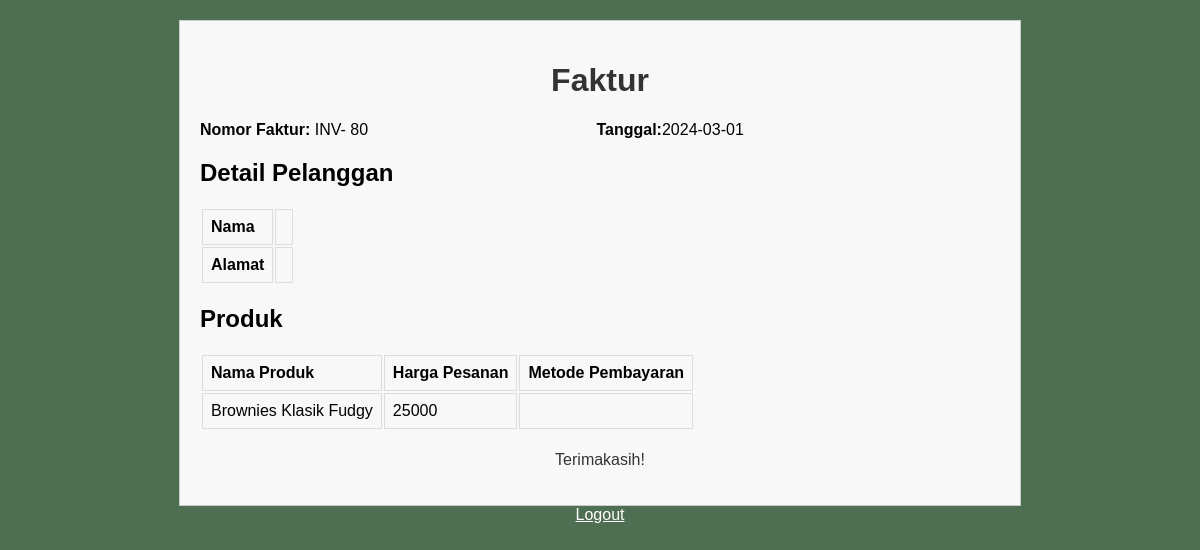
The page /ClientSide/invoice.php?Id_pesanan=80 on the database its author committed.
### tables this page shows
CREATE TABLE `pesanan` (
  `Id_pesanan` int(11) NOT NULL,
  `Id_pelanggan` int(11) NOT NULL,
  `Id_produk` int(11) NOT NULL,
  `Alamat_pesanan` text NOT NULL,
  `Total_pesanan` int(11) NOT NULL,
  `Tgl_pesanan` date NOT NULL
);

CREATE TABLE `produk` (
  `Id_produk` int(11) NOT NULL,
  `Nama_produk` varchar(30) NOT NULL,
  `Foto_produk` varchar(30) NOT NULL,
  `Stok_produk` int(11) NOT NULL,
  `Deskripsi_produk` text NOT NULL,
  `Harga_produk` int(11) NOT NULL
);

### functions.php (called while the page is built, shortened)
<?php
$conn =mysqli_connect("localhost","root","","vegan_brownies");
function query($query){
    global $conn;
    $result =mysqli_query($conn, $query);
    $rows = [];
    while( $row = mysqli_fetch_assoc($result)){
        $rows[] = $row;
    }
    return $rows;
}

### ClientSide/invoice.php (the view, shortened to what this page needs)
<?php
require_once "../functions.php";
$Id_pesanan = $_GET['Id_pesanan'];
$order = query("SELECT * FROM pesanan JOIN produk ON (produk.Id_produk = pesanan.Id_produk) WHERE Id_pesanan = $Id_pesanan")[0];
?>
<!DOCTYPE html>
<html lang="en">
<head>
</head>
<body>
  <div id="invoice">
    <h1>Faktur</h1>
    <div class="invoice-details">
      <div>
        <strong>Nomor Faktur:</strong> INV- <?= $order['Id_pesanan'] ?>
      </div>
      <div>
        <strong>Tanggal:</strong><?= $order['Tgl_pesanan'] ?>
      </div>
    </div>
    <div id="customer">
      <h2>Detail Pelanggan</h2>
      <table>
        <tr>
          <th>Nama</th>
          <td><?=$_SESSION['Nama_pelanggan']?></td>
        </tr>
        <tr>
          <th>Alamat</th>
          <td><?=$_SESSION['Alamat_pelanggan']?></td>
        </tr>
      </table>
    </div>
    <div id="items">
      <h2>Produk</h2>
      <table>
        <tr>
          <th>Nama Produk</th>
          <th>Harga Pesanan</th>
          <th>Metode Pembayaran</th>
        </tr>
        <tr>
            <td><?= $order['Nama_produk']; ?></td>
            <td><?= $order['Harga_produk']; ?></td>
            <td><?= $_GET['bank']; ?></td>
        </tr>
      </table>
    </div>
    <div id="thanks">
      <p>Terimakasih!</p>
    </div>
  </div>
  <div id="logout-container" style="text-align: center;">
  <a href="../logout.php" style="color: white;">Logout</a>
</div>
</body>
</html>

### ClientSide/invoice.php (style rules this page uses)
body { font-family: Arial, sans-serif; margin: 0; padding: 20px; background-color: #4F6F52; }
#invoice { max-width: 800px; margin: 0 auto; border: 1px solid #ccc; padding: 20px; background: #f8f8f8; }
#invoice h1 { text-align: center; color: #333; }
.invoice-details { margin-bottom: 20px; }
.invoice-details div { display: inline-block; width: 49%; }
#customer { margin-top: 20px; }
#customer th, #customer td { border: 1px solid #ddd; padding: 8px; text-align: left; }
#items { margin-top: 20px; width: 100%; border-collapse: collapse; }
#items th, #items td { border: 1px solid #ddd; padding: 8px; text-align: left; }
#thanks { margin-top: 20px; text-align: center; color: #333; }

### rows shown on the page
pesanan: Id_pesanan "80", Tgl_pesanan "2024-03-01", Id_produk.Nama_produk "Brownies Klasik Fudgy", Id_produk.Harga_produk "25000"
